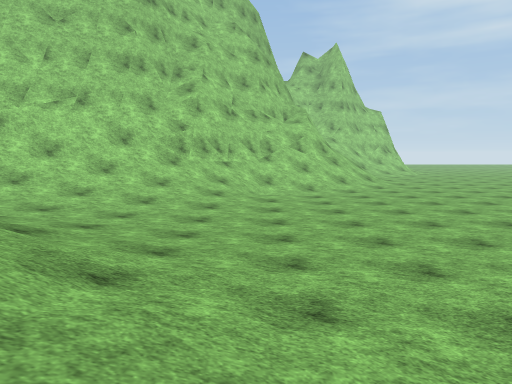
view 1 (above)

12 first-person views from a walk through a Unity game level. The camera is 1.3 m above the floor, tilts 6° down and sees 70° across. The floor is counted in squares, 2 m on a side. Each view is taken from the middle of a square. On the plan, view 1 faces up. The plan holds only what a view shows up to about 11 squares ahead; the rest is blank. The place goes on beyond the plan. The player character is not drawn. Surface patterns are stand-ins for the level's own textures.

view 2
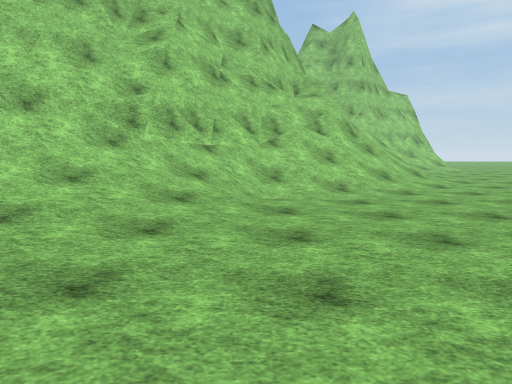

view 3
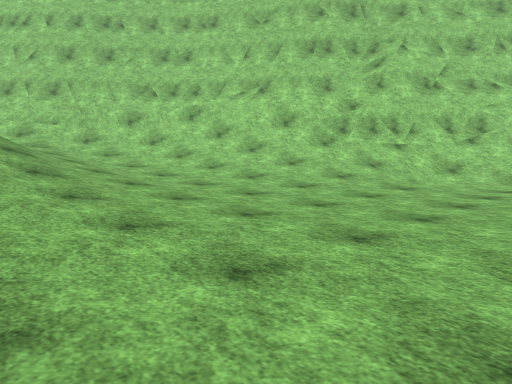

view 4
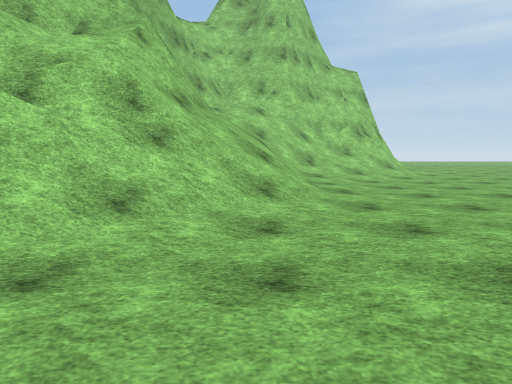

view 5
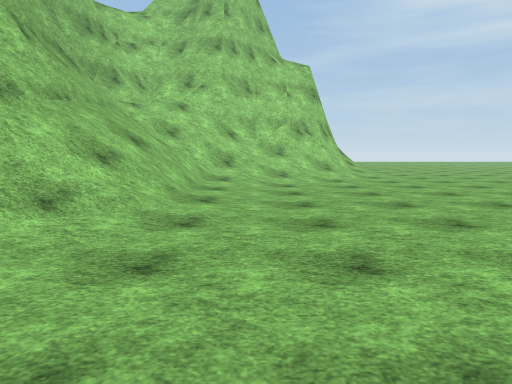

view 6
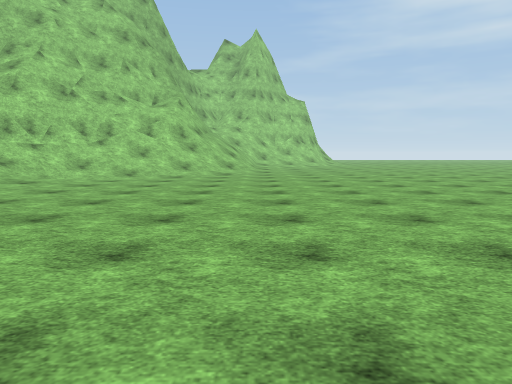

view 7
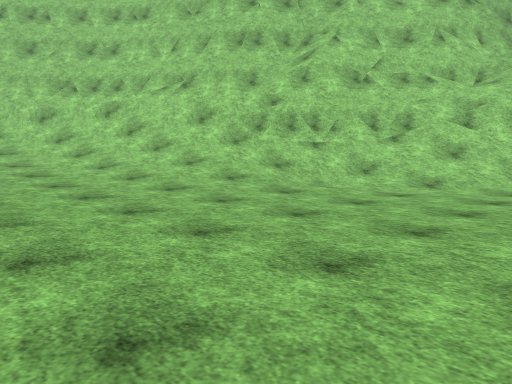

view 8
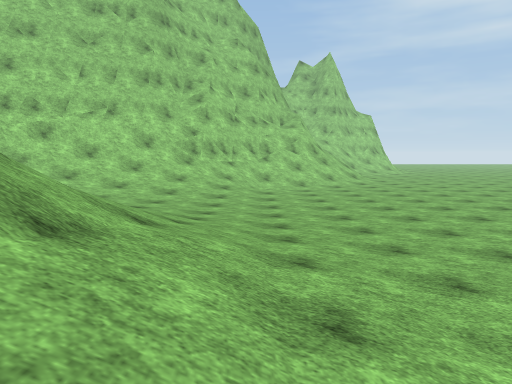

view 9
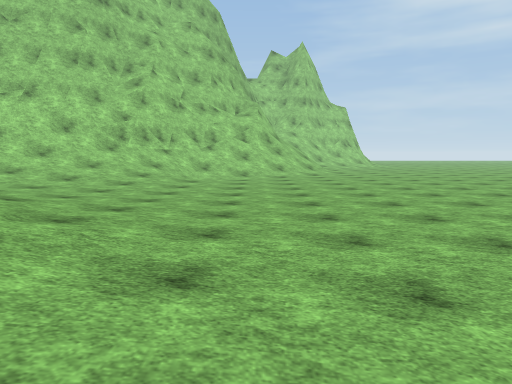

view 10
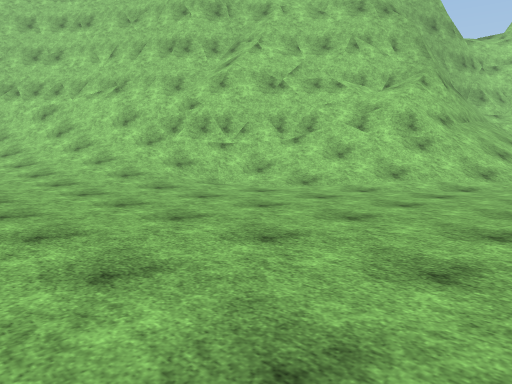

view 11
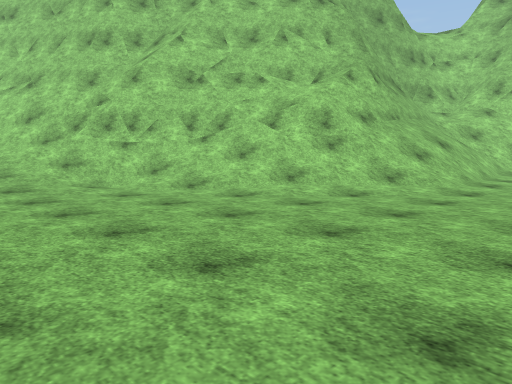

view 12
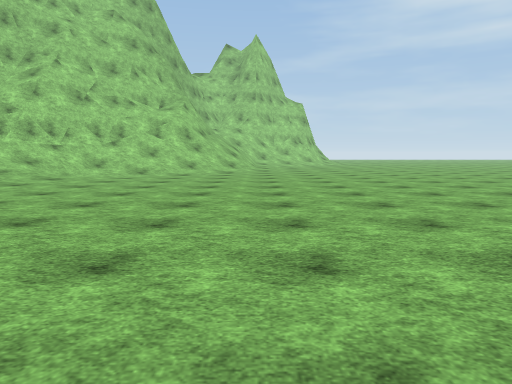

### Floor plan
Key: @ floor where view 1 was taken; # wall or solid block; . main floor; : floor 0.75 m higher than the main floor; + floor 1.5 m higher than the main floor; / step, stairs or slope; = window, fence, low wall or low ledge.
Columns run from 10 left of view 1 to 7 right of it. Each row starts with its distance up from view 1.
 20             #####=
 19             #/////
 18             ##///.
 17            ###//..
 16            ###//..
 15           ##=#//..
 14          ##==//...
 13          ##/=//...
 12        ####///....
 11       ####///.....
 10     ###/=//.......
  9    ###////........
  8   ##/////.........
  7  ##////:..........
  6  #///::...........
  5 ##/+::::..........
  4 =/++////:.........
  3       ////........
  2         //:.......
  1         ///......
  0         //@:.. .
 -1          //:.
 -2           /

Where each view was taken, in squares from view 1:
view 1: 0 up, 0 right, facing up
view 2: 4 up, 0 right, facing up
view 3: 2 up, 3 right, facing up-left
view 4: 9 up, 4 right, facing up
view 5: 10 up, 6 right, facing up
view 6: 1 up, 5 right, facing up
view 7: 4 up, 4 right, facing up-left
view 8: 2 down, 0 right, facing up
view 9: 1 down, 2 right, facing up
view 10: 5 up, 6 right, facing up-left
view 11: 7 up, 7 right, facing up-left
view 12: 0 up, 5 right, facing up
